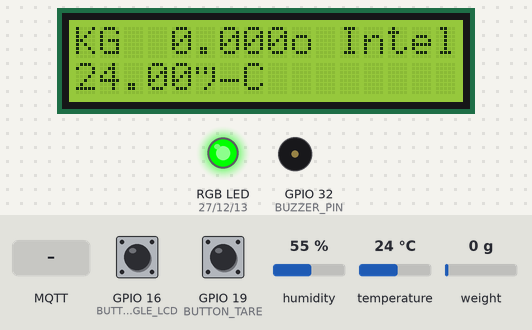
Recording of a sketch running on a simulated ESP32. On the bench: 16×2 character LCD, an RGB LED mixed from three pins (HIGH = lit), buzzer (waves = sounding, pin HIGH). The test bench sets the inputs (shaded band); at power-on: temperature 24 °C, weight on the scale 0 g, GPIO 16 (BUTTON_TOGGLE_LCD) LOW, GPIO 19 (BUTTON_TARE) LOW, humidity 55 %. WiFi joins after 1.5 s; servers stay silent unless stated; no MQTT or app messages arrive unless stated; what the sketch prints to the serial monitor is not drawn.

Above: at 5.3 s.
5.4 s: temperature set to 3 °C
At 7.9 s:
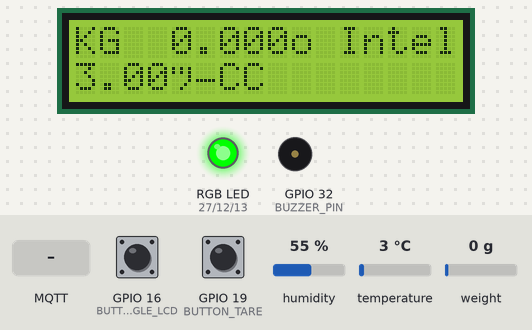
9.0 s: MQTT message "write" arrives on the first subscribed topic
At 12.6 s:
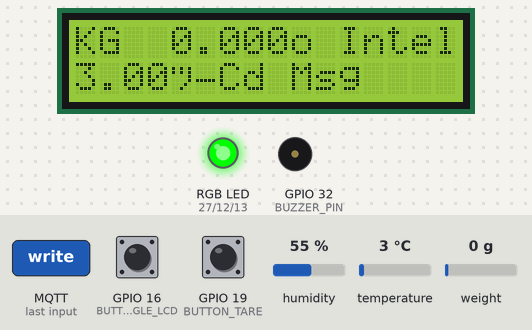
12.9 s: weight on the scale set to 96 g
At 14.5 s:
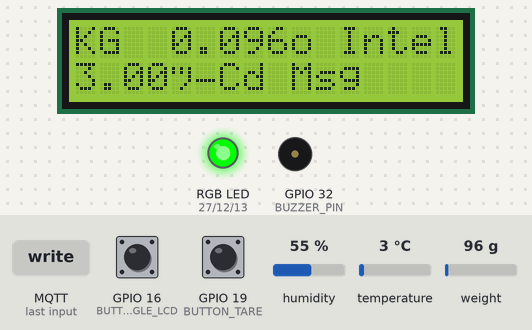
14.8 s: weight on the scale set to 115 g
At 17.1 s:
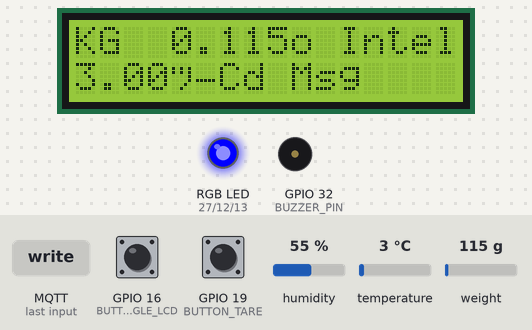
18.2 s: MQTT message "clear" arrives on the first subscribed topic
At 19.7 s:
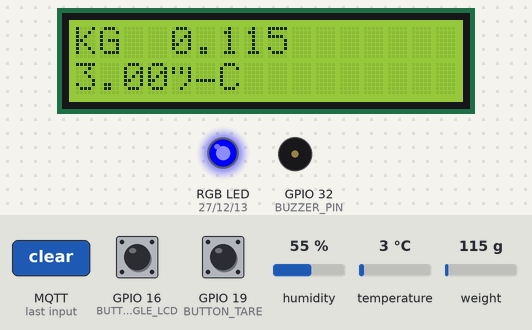
20.6 s: GPIO 16 (BUTTON_TOGGLE_LCD) pulled HIGH for 3.2 s
At 22.5 s:
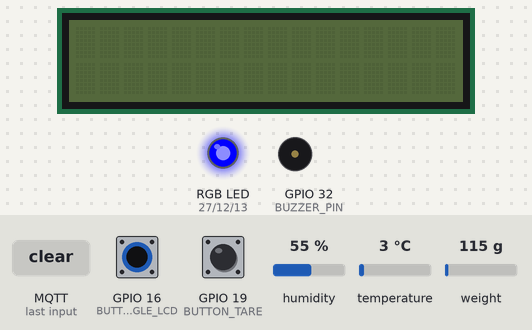
Timing chart, 0 to 24.0 s (numbered marks = the images above; inputs shaded):
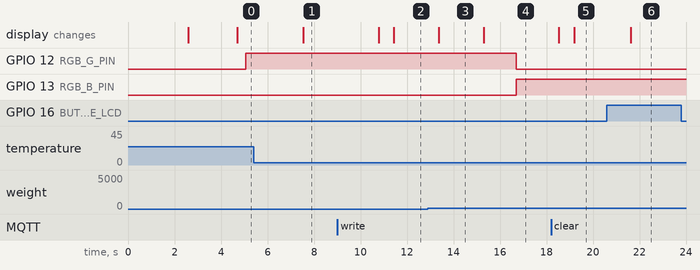

Measured:
- the behaviour switches between 103 and 104 g on weight on the scale (found by bisection; images 3 and 4)
- after the input at 5.4 s, the display: changes after 2.1 s (image 1)
- after the input at 9.0 s, the display: first changes after 1.8 s (image 2 shows a later state)
- after the input at 12.9 s, the display: changes after 0.47 s (image 3)
- after the input at 14.8 s, GPIO 12 (RGB_G_PIN): HIGH → LOW after 1.9 s; GPIO 13 (RGB_B_PIN): LOW → HIGH after 1.9 s; the display: changes after 0.50 s (image 4)
- after the input at 18.2 s, the display: first changes after 0.33 s (image 5 shows a later state)
- after the input at 20.6 s, the display: changes after 1.0 s (image 6)

The sketch:

Conection_Publish_and_Subscriber.ino
```cpp
#include <Wire.h>
#include <WiFi.h>
#include <PubSubClient.h>
#include <LiquidCrystal_I2C.h>
#include <HX711.h>
#include <Arduino.h>
#include <DHT.h>
#include <SD.h>

#define CS_PIN 5     // Pino de Chip Select (CS)
#define MOSI_PIN 23   // Pino MOSI
#define MISO_PIN 15   // Pino MISO
#define SCK_PIN 18    // Pino Serial Clock


#define SSID "Inteli-COLLEGE"
#define PASSWORD "QazWsx@123"

#define MQTT_ID "VoltzBanana"
#define MQTT_BROKER "broker.hivemq.com"
#define MQTT_PORT 1883
#define MQTT_TOPIC "esp32Voltz/test/"

#define DATA_PIN 25
#define CLOCK_PIN 33

#define RGB_R_PIN 27
#define RGB_G_PIN 12
#define RGB_B_PIN 13
#define BUZZER_PIN 32
#define BUTTON_TARE 19
#define BUTTON_TOGGLE_LCD 16
#define DHTPIN 4
#define DHTTYPE DHT11


DHT dht(DHTPIN, DHTTYPE);
float humidity;
float humidity_atual;
float temperature;
float temperature_atual;

const int outPutDevices[4] = { 27, 12, 13, 32 };

float weight;
char *topicValue;
int state;

LiquidCrystal_I2C lcd(0x27, 16, 2);
HX711 scale;

WiFiClient espClient;
PubSubClient MQTT(espClient);

bool lcdIsOn = true;  // Variável de controle para o estado do LCD

void initPins() {
  for (int i = 0; i < 4; i++) {
    pinMode(outPutDevices[i], OUTPUT);
  }
  pinMode(BUTTON_TARE, INPUT_PULLDOWN);
  pinMode(BUTTON_TOGGLE_LCD, INPUT_PULLDOWN);
}

void setupWIFI() {
  if (WiFi.status() == WL_CONNECTED) {
    return;
  } else {
    Serial.println();
    Serial.print("Connecting to ");
    lcd.setCursor(0, 0);
    lcd.print("Conectando ");
    lcd.print(SSID);
    Serial.println(SSID);
    WiFi.begin(SSID, PASSWORD);
    while (WiFi.status() != WL_CONNECTED) {
      delay(500);
      Serial.print(".");
    }
    Serial.println("");
    Serial.println("WiFi connected");
    Serial.println("IP Address:");
    Serial.println(WiFi.localIP());
  }
}

void setupMQTT() {
  MQTT.setServer(MQTT_BROKER, MQTT_PORT);
  MQTT.setCallback(LCD_callback);
  while (!MQTT.connected()) {
    Serial.print("- MQTT Setup: Trying to connect to MQTT Broker: ");
    Serial.println(MQTT_BROKER);
    if (MQTT.connect(MQTT_ID)) {
      Serial.println("- MQTT Setup: Connected successfully");
      MQTT.subscribe(MQTT_TOPIC);
    } else {
      Serial.println("- MQTT Setup: Failed to connect, trying again in 2s");
      delay(2000);
    }
  }
}

void initSensors(byte dataPin, byte clockPin) {
  while (!scale.is_ready()) {
    Serial.println("Sensor not connected");
  }
  scale.begin(dataPin, clockPin);
  Serial.println("Sensor connected");
  scale.set_scale(-212097.487876);
  delay(1500);
  scale.tare();
  Serial.println("Scale Zeroed");
  dht.begin();
}

// void readTemperature() {
//   humidity = dht.readHumidity();
//   temperature = dht.readTemperature();

//   if (isnan(humidity) || isnan(temperature)) {
//     Serial.println("Failed to read DHT!!");
//   } else if (humidity_atual != humidity || temperature_atual != temperature) {
//     humidity_atual = humidity;
//     temperature_atual = temperature;
//     Serial.print("Temp.");
//     Serial.print(temperature);
//     Serial.print("°");
//     Serial.println("C");

//     Serial.print("Umid.");
//     Serial.print(humidity);
//     Serial.println("%");
//     Serial.println("====================");
//   }
// }

void toggleLCD() {
  lcdIsOn = !lcdIsOn;  // Inverte o estado do LCD

  if (lcdIsOn) {
    lcd.backlight();      // Ligue o LCD
    lcd.on();  // Ligue o backlight
  } else {
    lcd.off();  // Desligue o backlight
    lcd.noBacklight();        // Desligue o LCD
  }
}

void setup(void) {
  Serial.begin(115200);

  initPins();
  initSensors(DATA_PIN, CLOCK_PIN);
  lcd.init();
  lcd.backlight();
  setupWIFI();
  setupMQTT();
  MQTT.publish(MQTT_TOPIC, "SCD started");


}

void loop(void) {
  if (digitalRead(BUTTON_TARE) == HIGH) {
    scale.tare();
  }

  if (digitalRead(BUTTON_TOGGLE_LCD) == HIGH) {
    toggleLCD();  // Acione a função para ligar/desligar o LCD
    delay(500);   // Adicione um pequeno atraso para evitar detecção falsa de múltiplos pressionamentos
  }

  weight = getValues();
  char topLength[15];
  topicValue = dtostrf(weight, 5, 2, topLength);
  MQTT.publish(MQTT_TOPIC, topicValue);
  MQTT.loop();
  alerts();
  delay(250);
}

void LCD_callback(char *topic, byte *payload, unsigned int length) {
  String msg;
  for (int i = 0; i < length; i++) {
    char c = (char)payload[i];
    msg += c;
  }
  if (msg.equals("write")) {
    lcd.setCursor(0, 1);
    lcd.print("Received Msg");
  }
  if (msg.equals("clear")) {
    lcd.clear();
  }
  Serial.println();
}

float getValues() {
  float load = scale.get_units(5);
  float temp = dht.readTemperature();
  float humidity = dht.readHumidity();
  if (load < 0) {
    load = 0;
  }


  if (isnan(humidity) || isnan(temperature)) {
    Serial.println("Failed to read DHT!!");
  } else if (humidity_atual != humidity || temperature_atual != temperature) {
    humidity_atual = humidity;
    temperature_atual = temperature;
    Serial.print("Temp.");
    Serial.print(temperature);
    Serial.print("°");
    Serial.println("C");

    Serial.print("Umid.");
    Serial.print(humidity);
    Serial.println("%");
  }
  // scale.power_down();
  // delay(100);
  // scale.power_up();
  Serial.println(load, 5);
  delay(20);
  showResult(load, humidity, temp);
  return load;
}

void showResult(float load, float humidity, float temp) {
  lcd.setCursor(0, 0);
  lcd.print("KG  ");
  lcd.print(load, 3);
  lcd.setCursor(0, 1);
  lcd.print(temp,2);
  lcd.print("°C");
  delay(250);
}

void alerts() {
  enum espState {
    Iddle,
    WiFiDisconnected,
    SensorDisconnected,
    AllDisconnected
  };

  long leitura = scale.read();

  if (leitura <= -22000) {
    Serial.println("Sensor Disconnected");
    state = SensorDisconnected;
  } else if (WiFi.status() == 1) {
    state = WiFiDisconnected;
    WiFi.reconnect();
  } else if (WiFi.status() == WL_CONNECTION_LOST && scale.is_ready() == true) {
    state = AllDisconnected;
  } else {
    state = Iddle;
  }

  if (state == 0) {
    analogWrite(RGB_G_PIN, 255);
    analogWrite(RGB_R_PIN, 0);
    analogWrite(RGB_B_PIN, 0);
  } else if (state == 1) {
    analogWrite(RGB_G_PIN, 255);
    analogWrite(RGB_R_PIN, 220);
    analogWrite(RGB_B_PIN, 0);
  } else if (state == 2) {
    analogWrite(RGB_B_PIN, 255);
    analogWrite(RGB_R_PIN, 0);
    analogWrite(RGB_G_PIN, 0);
  } else if (state == 3) {
    analogWrite(RGB_R_PIN, 255);
    analogWrite(RGB_G_PIN, 0);
    analogWrite(RGB_B_PIN, 0);
  } else {
    analogWrite(RGB_R_PIN, 255);
    delay(250);
    analogWrite(RGB_R_PIN, 0);
    delay(250);
  }

  if (getValues() >= 0.5) {
    analogWrite(BUZZER_PIN, 15);
  } else {
    analogWrite(BUZZER_PIN, 0);
  }
}
```

Sprint_3.ino
```cpp

```
